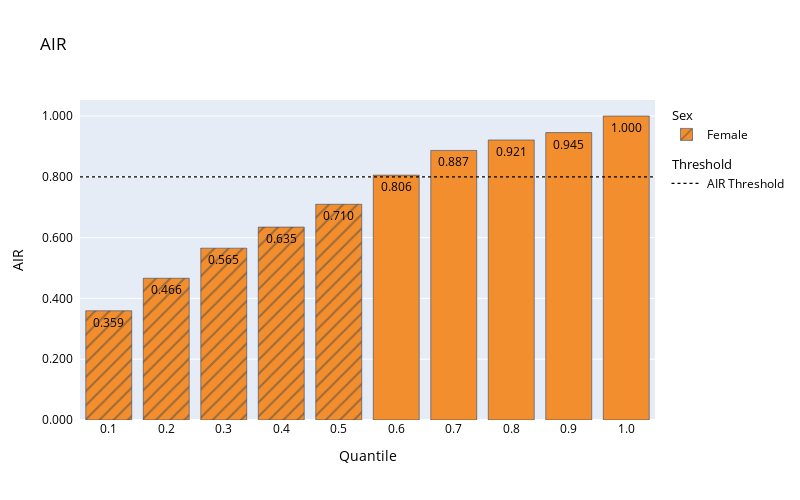

Notebook cell for this chart:
### Markdown cell above
### By-Quantile Adverse Impact Ratio

### Code cell
baseline_quantile_air = sd.adverse_impact_ratio_by_quantile(
    **common_info,
    outcome=baseline_prediction_valid,
    quantiles=[x / 100 for x in range(10, 101, 10)]
)
baseline_quantile_air.plot()
baseline_quantile_air.plot(group='Female')

### Figure 1 — Plotly figure (JSON) as saved in the notebook; plotly's stock layout.template omitted (floating-point values rounded to 4 significant figures)
{"data": [{"hoverlabel": {"font": {"color": "Black"}}, "hovertemplate": "%{x}, %{y}", "legendgroup": "Sex", "legendgrouptitle": {"text": "Sex"}, "marker": {"color": "RGBA(242, 142, 45, 1.0)", "line": {"color": "rgb(8,48,107)"}, "pattern": {"shape": ["/", "/", "/", "/", "/", "", "", "", "", ""]}}, "name": "Female", "text": ["0.359", "0.466", "0.565", "0.635", "0.710", "0.806", "0.887", "0.921", "0.945", "1.000"], "textfont": {"color": "Black"}, "type": "bar", "x": ["0.1", "0.2", "0.3", "0.4", "0.5", "0.6", "0.7", "0.8", "0.9", "1.0"], "y": [0.3593, 0.4663, 0.5652, 0.6346, 0.7097, 0.8056, 0.8867, 0.9213, 0.9454, 1]}, {"legendgroup": "AIR Threshold", "legendgrouptitle": {"text": "Threshold"}, "line": {"color": "Black", "dash": "dot", "width": 1.25}, "mode": "lines", "name": "AIR Threshold", "showlegend": true, "type": "scatter", "x": [null], "y": [null]}], "layout": {"font": {"color": "Black"}, "height": 500, "legend": {"itemclick": false, "itemdoubleclick": false}, "scene": {"yaxis": {"exponentformat": "none", "separatethousands": true}}, "shapes": [{"line": {"color": "Black", "dash": "dot", "width": 1.25}, "name": "AIR Threshold", "type": "line", "x0": 0, "x1": 1, "xref": "paper", "y0": 0.8, "y1": 0.8, "yref": "y"}], "showlegend": true, "title": {"text": "AIR"}, "width": 800, "xaxis": {"fixedrange": true, "title": {"text": "Quantile"}}, "yaxis": {"fixedrange": true, "tickformat": "0,.3f", "ticksuffix": "  ", "title": {"text": "AIR"}}}}
